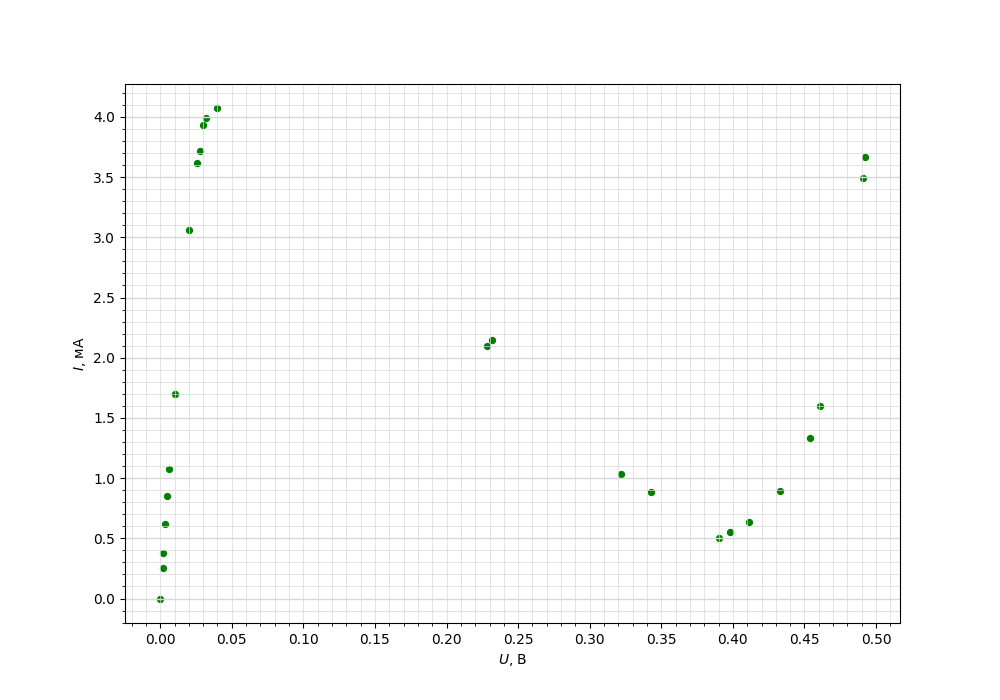

Here is the Python script that generated this plot:
import numpy as np
import matplotlib.pyplot as plt
from matplotlib.ticker import MultipleLocator

plt.figure(figsize=(10,7))  #Размер изображения

x = [0,
0.0016,
0.0022,
0.0035,
0.0048,
0.0062,
0.01,
0.02,
0.026,
0.028,
0.03,
0.0319,
0.04,
0.232,
0.228,
0.322,
0.343,
0.39,
0.398,
0.411,
0.433,
0.454,
0.461,
0.4907,
0.4921,
] # Координата x
y = [0,
0.255,
0.376,
0.616,
0.852,
1.074,
1.696,
3.061,
3.616,
3.72,
3.93,
3.995,
4.07,
2.148,
2.101,
1.03,
0.887,
0.5,
0.551,
0.639,
0.894,
1.335,
1.595,
3.49,
3.665,
] # Координата y


plt.scatter(x, y, s=18, c='green')  # Экспериментальные точки на графике

plt.xlabel('$U$, В') # Подпись абсцисс
plt.ylabel('$I$, мА') # Подпись ординат

yerr = [0.018*_y for _y in y]  # Погрешность по y
xerr = [0.05 for _x in x] # Погрешность по x
#plt.errorbar(x, y, xerr=xerr, yerr=yerr, fmt=" ", color='k')

#p = np.polyfit(x, y, deg=1) # Построение кривой по мнк
#p_f = np.poly1d(p)
#plt.plot(x, p_f(x))
#print(p_f)


DP = 2
ax = plt.gca()

## Характеристики сетки

ax.yaxis.set_minor_locator(MultipleLocator(0.1))
ax.yaxis.set_major_locator(MultipleLocator(0.5))
ax.xaxis.set_minor_locator(MultipleLocator(0.01))
ax.xaxis.set_major_locator(MultipleLocator(0.05))
ax.yaxis.grid(True,'major',linewidth=2/DP,linestyle='-',color='#d7d7d7')
ax.xaxis.grid(True,'minor',linewidth=1/DP,linestyle='-',color='#d7d7d7')
ax.yaxis.grid(True,'minor',linewidth=1/DP,linestyle='-',color='#d7d7d7')
ax.xaxis.grid(True,'major',linewidth=1/DP,linestyle='-',color='#d7d7d7',zorder=0)

plt.savefig('plot')